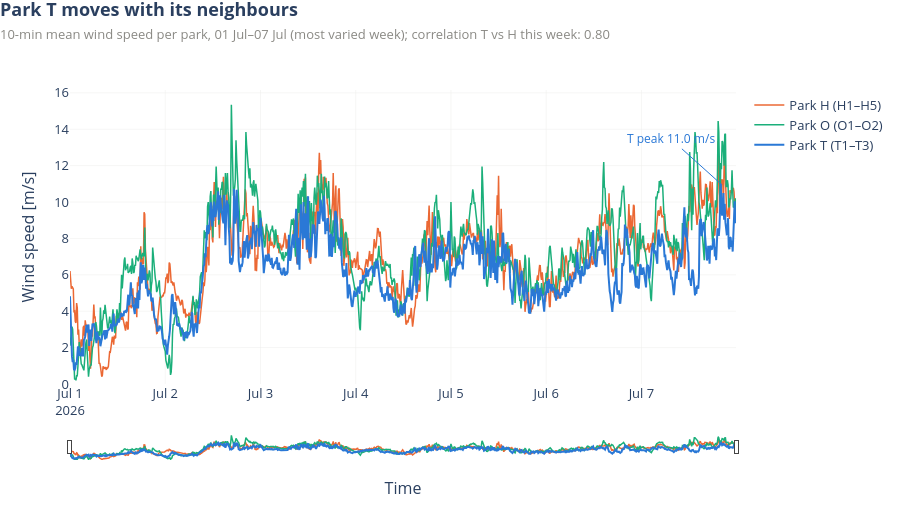

The cell this chart's notebook holds for it:
### Markdown cell above
### 2. Neighbouring parks move together
**Takeaway:** In the week 01 Jul–07 Jul the three park averages rise and fall almost together (T vs H r = 0.80), with T slightly lower.

**For the model:** Park averages are a stable, low-noise input for rebuilding T.

### Code cell
# pick the 7-day window (Jul or Aug, avoiding the absent rows) with the most varied H-park wind
starts = [s for s in pd.date_range("2026-07-01", "2026-08-25", freq="1D")
          if not (pd.Timestamp("2026-08-03") - pd.Timedelta(days=7) < s < pd.Timestamp("2026-08-05"))]
spread = {s: park.loc[s:s + pd.Timedelta(days=7) - pd.Timedelta(minutes=10), "H"].std() for s in starts}
w0 = max(spread, key=spread.get)
wk = park.loc[w0:w0 + pd.Timedelta(days=7) - pd.Timedelta(minutes=10)]
K["week"] = f"{w0:%d %b}–{(w0 + pd.Timedelta(days=6)):%d %b}"
K["week_r"] = float(wk["T"].corr(wk["H"]))
K["week_peak"] = float(wk["T"].max())

names = {"T": "Park T (T1–T3)", "H": "Park H (H1–H5)", "O": "Park O (O1–O2)"}
fig = go.Figure()
for p in "HOT":
    fig.add_trace(go.Scatter(x=wk.index, y=wk[p], name=names[p], mode="lines",
                             line=dict(color=COL[p], width=2 if p == "T" else 1.5),
                             hovertemplate="%{y:.1f} m/s"))
pk = wk["T"].idxmax()
fig.add_annotation(x=pk, y=wk["T"].max(), text=f"T peak {wk['T'].max():.1f} m/s", showarrow=True, ax=-50, ay=-45,
                   font=dict(size=12, color=COL["T"]), arrowcolor=COL["T"])
fig.update_layout(hovermode="x unified")
fig.update_xaxes(rangeslider=dict(visible=True, thickness=0.07), title="Time")
fig.update_yaxes(title="Wind speed [m/s]", rangemode="tozero")
style(fig, "Park T moves with its neighbours",
      f"10-min mean wind speed per park, {K['week']} (most varied week); correlation T vs H this week: {K['week_r']:.2f}",
      height=520)
fig.show()

### Figure 1 — Plotly figure (JSON) as saved in the notebook; plotly's stock layout.template omitted (floating-point values rounded to 4 significant figures; data arrays with more than 128 entries replaced by an {"elided": "..."} marker saying what was removed)
{"data": [{"hovertemplate": "%{y:.1f} m/s", "line": {"color": "#eb6834", "width": 1.5}, "mode": "lines", "name": "Park H (H1–H5)", "type": "scatter", "x": {"elided": "1008 str values"}, "y": {"elided": "1008 float values"}}, {"hovertemplate": "%{y:.1f} m/s", "line": {"color": "#1baf7a", "width": 1.5}, "mode": "lines", "name": "Park O (O1–O2)", "type": "scatter", "x": {"elided": "1008 str values"}, "y": {"elided": "1008 float values"}}, {"hovertemplate": "%{y:.1f} m/s", "line": {"color": "#2a78d6", "width": 2}, "mode": "lines", "name": "Park T (T1–T3)", "type": "scatter", "x": {"elided": "1008 str values"}, "y": {"elided": "1008 float values"}}], "layout": {"annotations": [{"arrowcolor": "#2a78d6", "ax": -50, "ay": -45, "font": {"color": "#2a78d6", "size": 12}, "showarrow": true, "text": "T peak 11.0 m/s", "x": "2026-07-07T20:00:00", "y": 11.0}], "font": {"size": 13}, "height": 520, "hovermode": "x unified", "margin": {"b": 60, "l": 70, "r": 30, "t": 90}, "title": {"text": "<b>Park T moves with its neighbours</b><br><span style='font-size:13px;color:#8a8984'>10-min mean wind speed per park, 01 Jul–07 Jul (most varied week); correlation T vs H this week: 0.80</span>", "x": 0, "xanchor": "left", "y": 0.97, "yanchor": "top", "yref": "container"}, "xaxis": {"gridcolor": "#ececea", "gridwidth": 0.5, "rangeslider": {"thickness": 0.07, "visible": true}, "showgrid": true, "title": {"text": "Time"}, "zeroline": false}, "yaxis": {"gridcolor": "#ececea", "gridwidth": 0.5, "rangemode": "tozero", "showgrid": true, "title": {"text": "Wind speed [m/s]"}, "zeroline": false}}}
